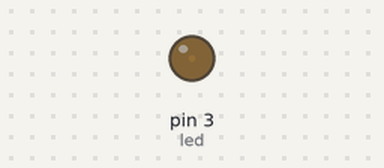
Recording of a sketch running on a simulated Arduino Uno, built with avr-gcc and run on an emulated ATmega328P. Parts: output pins drawn as LEDs (lit = HIGH).

Above: at 0.05 s.
At 1.3 s:
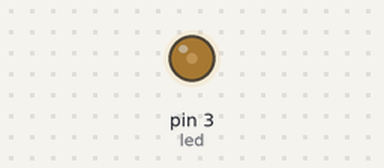
At 2.55 s:
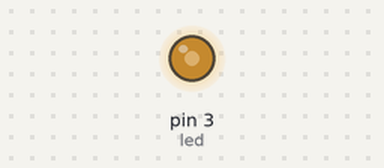
At 5.1 s:
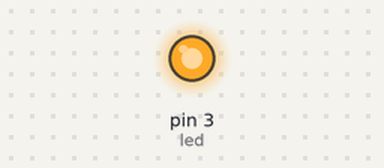
Timing chart, 0 to 6.7 s (numbered marks = the images above):
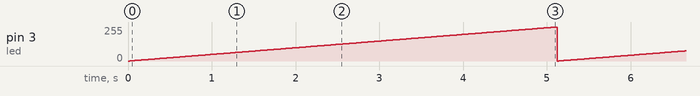

Measured:
- by itself, pin 3 (led): ramps from 0/255 to 255/255 and jumps back, once every 5.1 s

The sketch:

Diel_3__PWM.ino
```cpp
int led = 3;

void setup()
{
  pinMode(led,OUTPUT);
}

void loop()
{
  for (byte i=0; i <= 255; i++){
    analogWrite(led, i);
    delay(20);
  }
}
```
